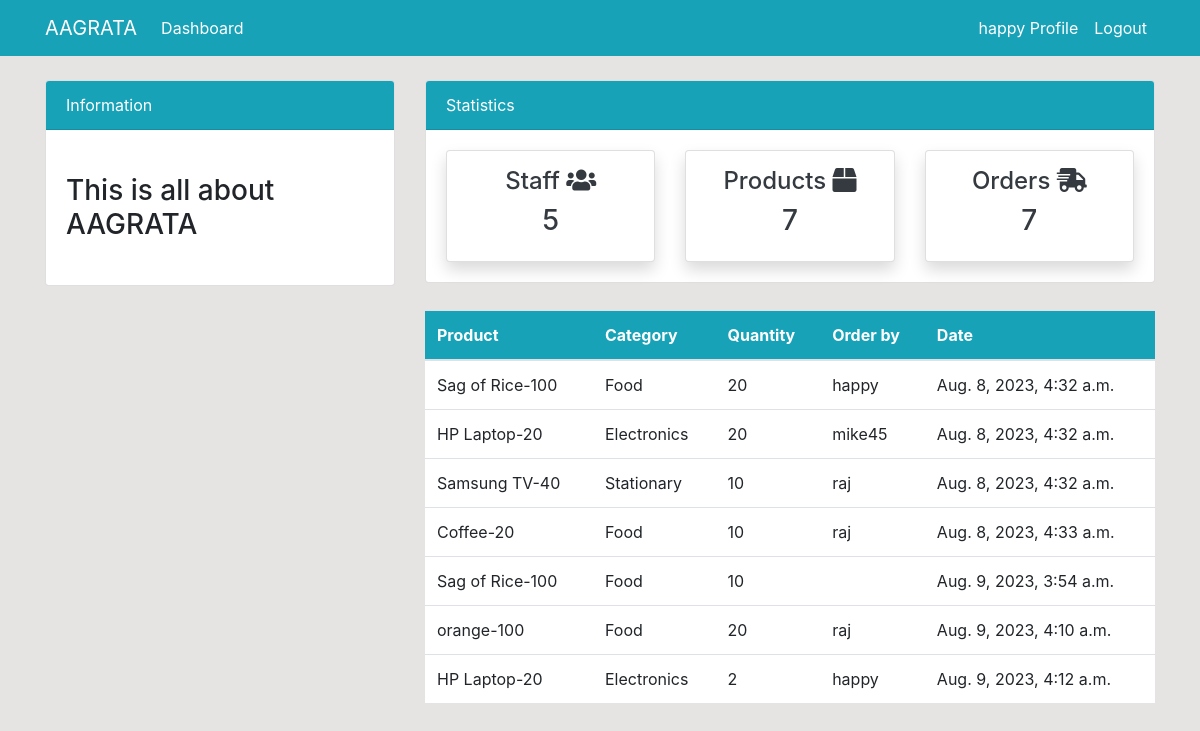
Screenshot of /order/ (signed in) with the database file from the repository.
### dashboard/models.py (models this page shows, shortened)
class Order(models.Model):
    product = models.ForeignKey(Product, on_delete= models.CASCADE, null=True)
    staff = models.ForeignKey(User, models.CASCADE, null= True)
    order_quantity = models.PositiveBigIntegerField(null=True)
    date = models.DateTimeField(auto_now_add=True)
    class Meta:
        verbose_name_plural ='Order'

class Product(models.Model):
    name = models.CharField(max_length=100, null= True)
    category = models.CharField(max_length=20, choices=CATEGORY, null= True)
    quantity = models.PositiveBigIntegerField(null= True)
    class Meta:
        verbose_name_plural ='Product'
    def __str__(self):
        return f'{self.name}-{self.quantity}'

### dashboard/views.py (the view)
# urls.py: path('order/',views.order, name = 'dashboard-order'),
@login_required
def order(request):
    orders = Order.objects.all()
    orders_count = orders.count()
    workers_count = User.objects.all().count()
    product_count = Product.objects.all().count()
    context ={
        'orders':orders,
        'workers_count':workers_count,
        'orders_count' : orders_count,
        'product_count' : product_count,
    }
    return render(request, 'dashboard/order.html', context)

### templates/dashboard/order.html (shortened to what this page needs)
    {% extends 'partials/base.html' %}
    {% block content %}
    {% include 'partials/topnav.html' %}
<div class="container">
    <div class="row my-4">
        <div class="col-md-4">
        </div>
        <div class="col-md-8">
            <table class="table bg-white">
                <thead class="bg-info">
                    <tr class="text-white">
                        <th scope="col">Product</th>
                        <th scope="col">Category</th>
                        <th scope="col">Quantity</th>
                        <th scope="col">Order by</th>
                        <th scope="col">Date</th>
                    </tr>
                </thead>
                <tbody>
                    {% for orders in orders %}
                    <tr>
                        <td>{{ orders.product }}</td>
                        <td>{{ orders.product.category }}</td>
                        <td>{{ orders.order_quantity  }}</td>
                        <td>
                            {{ orders.staff.username }}
                        </td>
                        <td>
                            {{ orders.date }}
                        </td>
                    </tr>
                   {% endfor %}
                </tbody>
            </table>
        </div>
    </div>
</div>
    {% endblock %}

### templates/partials/nav.html (shortened to what this page needs)
<nav class="navbar navbar-expand-lg navbar-info bg-info">
    {% if user.is_authenticated %}
    <div class="container">
        <a class="navbar-brand text-white" href="{% url 'dashboard-index'%}">AAGRATA</a>
        <div class="collapse navbar-collapse" id="navbarSupportedContent">
            <ul class="navbar-nav mr-auto">
                <li class="nav-item active">
                    <a class="nav-link text-white" href="{% url 'dashboard-index' %}">Dashboard </a>
                </li>
            </ul>
            <ul class="navbar-nav ml-auto">
                <li class="nav-item active">
                    <a class="nav-link text-white" href="{% url 'user-profile'%}">{{user.username}} Profile </a>
                </li>
                <li class="nav-item">
                    <a class="nav-link text-white" href="{% url 'user-logout' %}">Logout</a>
                </li>
            </ul>
            {% endif %}
        </div>
    </div>
</nav>

### static/style.css (style rules this page uses)
body { background: rgb(230, 227, 227); }

### rows the page displays
Order: product "Sag of Rice-100", product.category "Food", order_quantity "20", staff.username "happy", date "Aug. 8, 2023, 4:32 a.m."
Order: product "HP Laptop-20", product.category "Electronics", order_quantity "20", staff.username "mike45", date "Aug. 8, 2023, 4:32 a.m."
Order: product "Samsung TV-40", product.category "Stationary", order_quantity "10", staff.username "raj", date "Aug. 8, 2023, 4:32 a.m."
Order: product "Coffee-20", product.category "Food", order_quantity "10", staff.username "raj", date "Aug. 8, 2023, 4:33 a.m."
Order: product "Sag of Rice-100", product.category "Food", order_quantity "10", date "Aug. 9, 2023, 3:54 a.m."
Order: product "orange-100", product.category "Food", order_quantity "20", staff.username "raj", date "Aug. 9, 2023, 4:10 a.m."
Order: product "HP Laptop-20", product.category "Electronics", order_quantity "2", staff.username "happy", date "Aug. 9, 2023, 4:12 a.m."

### other values shown
{{ user.username }} "happy"
{{ workers_count }} "5"
{{ product_count }} "7"
{{ orders_count }} "7"
